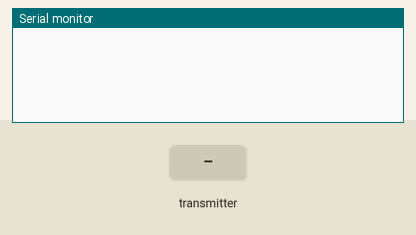
This sketch was run on a simulated ESP8266 (NodeMCU). On the bench: the last lines printed to the serial monitor. Inputs (shaded band) come from the test bench.

Above: at 1.2 s.
1.3 s: the transmitter starts sending id = 0
At 1.61 s:
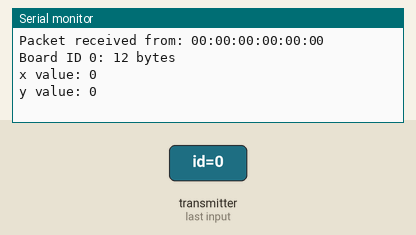
2.8 s: the transmitter starts sending x = 256
4.3 s: the transmitter starts sending y = 256
At 4.61 s:
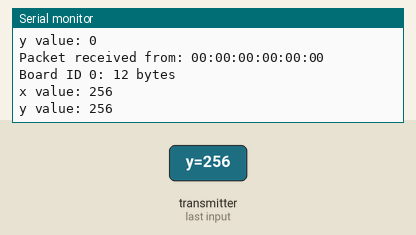
5.8 s: the transmitter starts sending id = 1
7.3 s: the transmitter starts sending x = 512
8.8 s: the transmitter starts sending y = 512
At 9.11 s:
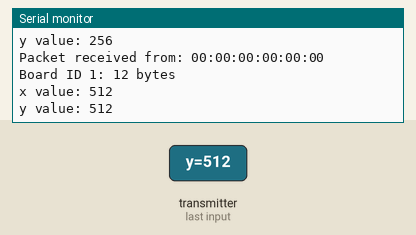
Timing chart, 0 to 11.3 s (numbered marks = the images above; inputs shaded):
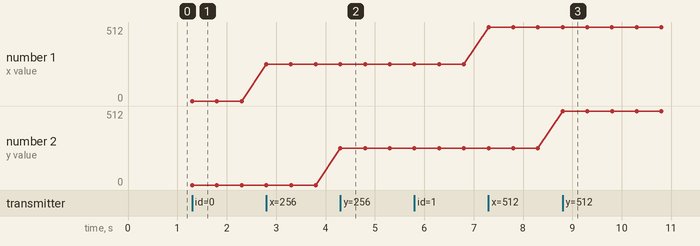

The sketch:

esp_now_sender.ino
```cpp
#include <ESP8266WiFi.h>
#include <espnow.h>

// Structure example to receive data
// Must match the sender structure
typedef struct struct_message {
    int id;
    int x;
    int y;
} struct_message;

// Create a struct_message called myData
struct_message myData;

// Create a structure to hold the readings from each board
struct_message board1;


// Create an array with all the structures
struct_message boardsStruct[1] = {board1};

// Callback function that will be executed when data is received
void OnDataRecv(uint8_t * mac_addr, uint8_t *incomingData, uint8_t len) {
  char macStr[18];
  Serial.print("Packet received from: ");
  snprintf(macStr, sizeof(macStr), "%02x:%02x:%02x:%02x:%02x:%02x",
           mac_addr[0], mac_addr[1], mac_addr[2], mac_addr[3], mac_addr[4], mac_addr[5]);
  Serial.println(macStr);
  memcpy(&myData, incomingData, sizeof(myData));
  Serial.printf("Board ID %u: %u bytes\n", myData.id, len);
  // Update the structures with the new incoming data
  boardsStruct[myData.id-1].x = myData.x;
  boardsStruct[myData.id-1].y = myData.y;
  Serial.printf("x value: %d \n", boardsStruct[myData.id-1].x);
  Serial.printf("y value: %d \n", boardsStruct[myData.id-1].y);
  Serial.println();
}

void setup() {
  // Initialize Serial Monitor
  Serial.begin(115200);

  // Set device as a Wi-Fi Station
  WiFi.mode(WIFI_STA);
  WiFi.disconnect();

  // Init ESP-NOW
  if (esp_now_init() != 0) {
    Serial.println("Error initializing ESP-NOW");
    return;
  }

  // Once ESPNow is successfully Init, we will register for recv CB to
  // get recv packer info
  esp_now_set_self_role(ESP_NOW_ROLE_SLAVE);
  esp_now_register_recv_cb(OnDataRecv);
}

void loop(){
  // Access the variables for each board
  int board1X = boardsStruct[0].x;
  int board1Y = boardsStruct[0].y;

}
```

Measured:
- after the input at 1.3 s, the serial monitor: prints a new line at once (image 1)
- after the input at 4.3 s, the serial monitor: prints a new line at once (image 2)
- after the input at 8.8 s, the serial monitor: prints a new line at once (image 3)
- plotted number 1: 0 → 256 after the input at 2.8 s, 256 → 512 after the input at 7.3 s
